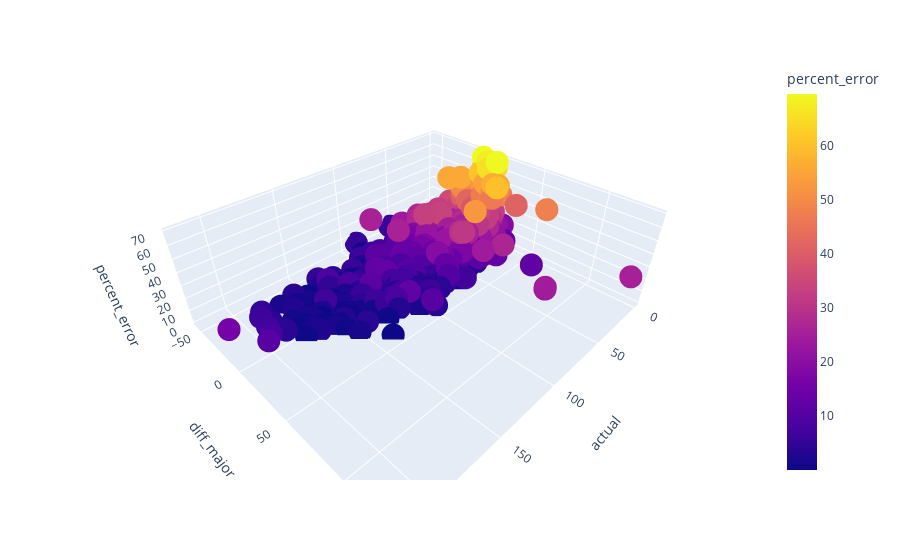

Notebook source saved alongside this figure:
### Code cell
fig = px.scatter_3d(temp_error, x='actual', y='diff_major', z='percent_error',
                    color='percent_error')
fig.show()

### Figure 1 — Plotly figure (JSON) as saved in the notebook; plotly's stock layout.template omitted (floating-point values rounded to 4 significant figures; data arrays with more than 128 entries replaced by an {"elided": "..."} marker saying what was removed)
{"data": [{"hovertemplate": "actual=%{x}<br>diff_major=%{y}<br>percent_error=%{marker.color}<extra></extra>", "legendgroup": "", "marker": {"color": {"elided": "3553 float values"}, "coloraxis": "coloraxis", "symbol": "circle"}, "mode": "markers", "name": "", "scene": "scene", "showlegend": false, "type": "scatter3d", "x": {"elided": "3553 int values"}, "y": {"elided": "3553 int values"}, "z": {"elided": "3553 float values"}}], "layout": {"coloraxis": {"colorbar": {"title": {"text": "percent_error"}}, "colorscale": [[0, "#0d0887"], [0.1111, "#46039f"], [0.2222, "#7201a8"], [0.3333, "#9c179e"], [0.4444, "#bd3786"], [0.5556, "#d8576b"], [0.6667, "#ed7953"], [0.7778, "#fb9f3a"], [0.8889, "#fdca26"], [1, "#f0f921"]]}, "legend": {"tracegroupgap": 0}, "margin": {"t": 60}, "scene": {"domain": {"x": [0, 1], "y": [0, 1]}, "xaxis": {"title": {"text": "actual"}}, "yaxis": {"title": {"text": "diff_major"}}, "zaxis": {"title": {"text": "percent_error"}}}}}
